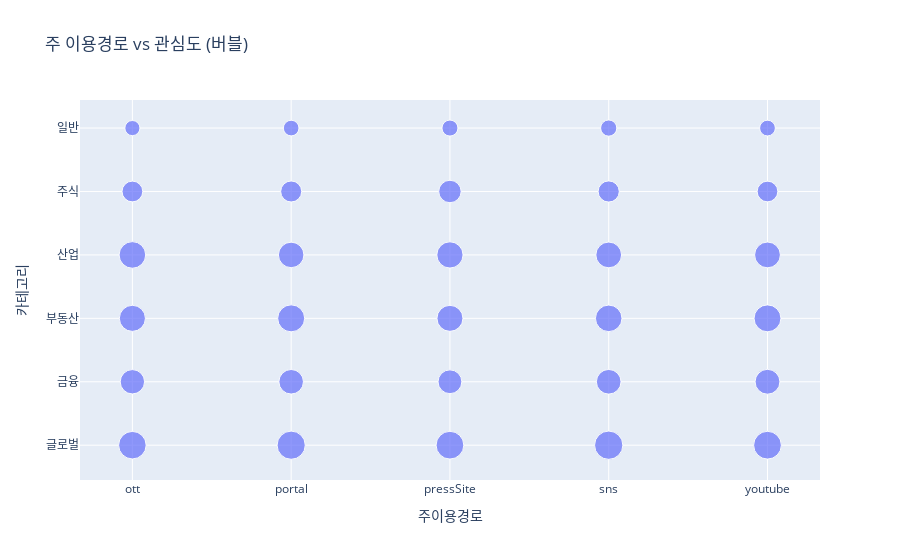

The code cell stored with this chart in its notebook:
### Code cell
# 5-3 관심도 vs 주 이용경로 버블 (Plotly 권장)
if HAS_PLOTLY:
    tmp = df.groupby("주이용경로")[interest_cols].mean().reset_index()
    tmp.columns = ["주이용경로"] + [c.replace("관심도.","") for c in interest_cols]
    long = tmp.melt(id_vars="주이용경로", var_name="카테고리", value_name="평균관심")
    fig = px.scatter(long, x="주이용경로", y="카테고리", size="평균관심",
                     title="주 이용경로 vs 관심도 (버블)")
    fig.show()

### Figure 1 — Plotly figure (JSON) as saved in the notebook; plotly's stock layout.template omitted (floating-point values rounded to 4 significant figures)
{"data": [{"hovertemplate": "주이용경로=%{x}<br>카테고리=%{y}<br>평균관심=%{marker.size}<extra></extra>", "legendgroup": "", "marker": {"color": "#636efa", "size": [3.346, 3.502, 3.397, 3.53, 3.399, 2.617, 2.664, 2.5, 2.677, 2.722, 3, 3.212, 2.985, 3.109, 3.195, 3.123, 2.876, 3.044, 2.923, 2.933, 1.901, 1.951, 2.221, 1.977, 1.888, 1.012, 1.083, 1.132, 1.161, 1.095], "sizemode": "area", "sizeref": 0.008826, "symbol": "circle"}, "mode": "markers", "name": "", "orientation": "v", "showlegend": false, "type": "scatter", "x": ["ott", "portal", "pressSite", "sns", "youtube", "ott", "portal", "pressSite", "sns", "youtube", "ott", "portal", "pressSite", "sns", "youtube", "ott", "portal", "pressSite", "sns", "youtube", "ott", "portal", "pressSite", "sns", "youtube", "ott", "portal", "pressSite", "sns", "youtube"], "xaxis": "x", "y": ["글로벌", "글로벌", "글로벌", "글로벌", "글로벌", "금융", "금융", "금융", "금융", "금융", "부동산", "부동산", "부동산", "부동산", "부동산", "산업", "산업", "산업", "산업", "산업", "주식", "주식", "주식", "주식", "주식", "일반", "일반", "일반", "일반", "일반"], "yaxis": "y"}], "layout": {"legend": {"itemsizing": "constant", "tracegroupgap": 0}, "title": {"text": "주 이용경로 vs 관심도 (버블)"}, "xaxis": {"anchor": "y", "domain": [0, 1], "title": {"text": "주이용경로"}}, "yaxis": {"anchor": "x", "domain": [0, 1], "title": {"text": "카테고리"}}}}
